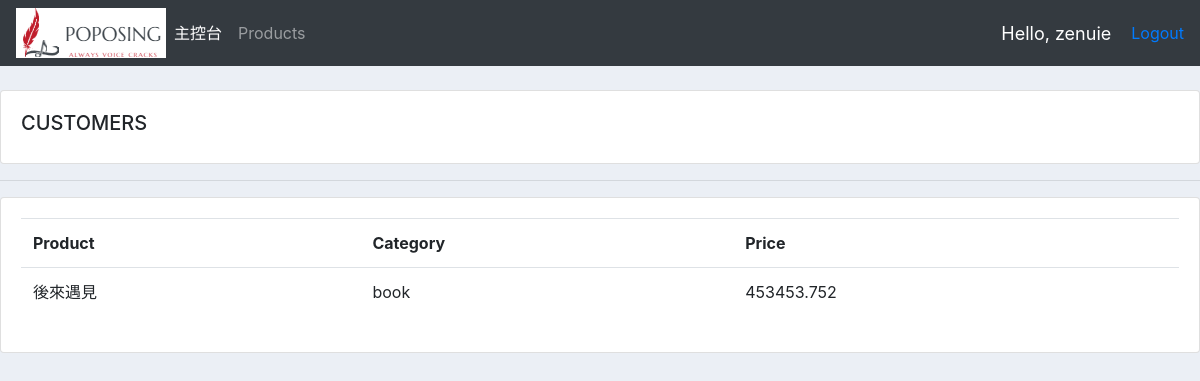
Screenshot of /products/ (signed in) with the database file from the repository.
### accounts/models.py (models this page shows, shortened)
class Product(models.Model):
    CATEGORY = (
        ('Indoor', 'Indoor'),
        ('Out Door', 'Out Door'),
    )
    name = models.CharField(max_length=200, null=True)
    price = models.FloatField(null=True)
    category = models.CharField(max_length=200, null=True)
    description = models.CharField(max_length=200, null=True, blank=True)
    date_created = models.DateTimeField(auto_now_add=True, null=True)
    tags = models.ManyToManyField(Tag)

### accounts/decorators.py (the view)
        def wrapper_func(request, *args, **kwargs):
            group = None
            if request.user.groups.exists():
                group = request.user.groups.all()[0].name
            if group in allowed_roles:
                return view_func(request, *args, **kwargs)
            else:
                return HttpResponse('您必須要有相關權限才可查看')

### accounts/views.py (called while the page is built)
@login_required(login_url='login')
@allowed_user(allowed_roles=['admin'])
def products(request):
    products = Product.objects.all()
    return render(request, 'accounts/products.html', {'products': products})

### accounts/templates/accounts/products.html
{% extends 'accounts/main.html' %}
{% block content %}
        <br>
        <div class="row">
            <div class="col-md">
                <div class="card card-body">
                    <h5>CUSTOMERS</h5>
                </div>
                <hr>
                <div class="card card-body">
                    <table class="table">
                        <tr>
                            <th>Product</th>
                            <th>Category</th>
                            <th>Price</th>
                        </tr>
                        {% for i in products %}
                            <tr>
                                <td>{{i.name}}</td>
                                <td>{{i.category}}</td>
                                <td>{{i.price}}</td>
                            </tr>
                        {% endfor %}
                    </table>
                </div>
            </div>
{% endblock content%}

### accounts/templates/accounts/navbor.html (shortened to what this page needs)
{% load static %}
<nav class="navbar navbar-expand-lg navbar-dark bg-dark">
    <img src="{% static 'images/logo.png' %}">
    <div class="collapse navbar-collapse" id="navbarSupportedContent">
        <ul class="navbar-nav mr-auto">
            {% if request.user.is_staff %}
            <li class="nav-item active">
                <a class="nav-link" href="{% url 'home' %}">主控台 </a>
            </li>
            <li class="nav-item">
                <a class="nav-link" href="#">Products</a>
            </li>
            {% else %}
            <li class="nav-item">
                <a class="nav-link" href="{% url 'account' %}">設定</a>
            </li>
            {% endif %}
        </ul>
    </div>
    <span class="hello-msg">Hello, {{ request.user }}</span>
    <span><a href="{% url 'logout' %}">Logout</a></span>
</nav>

### static/css/main.css (style rules this page uses)
body { background-color: #ebeff5; }

### accounts/templates/accounts/navbor.html (style rules this page uses)
.hello-msg { font-size: 18px; color: #fff; margin-right: 20px; }

### rows the page displays
Product: name "後來遇見", category "book", price "453453.752"

### other values shown
{{ request.user }} "zenuie"
